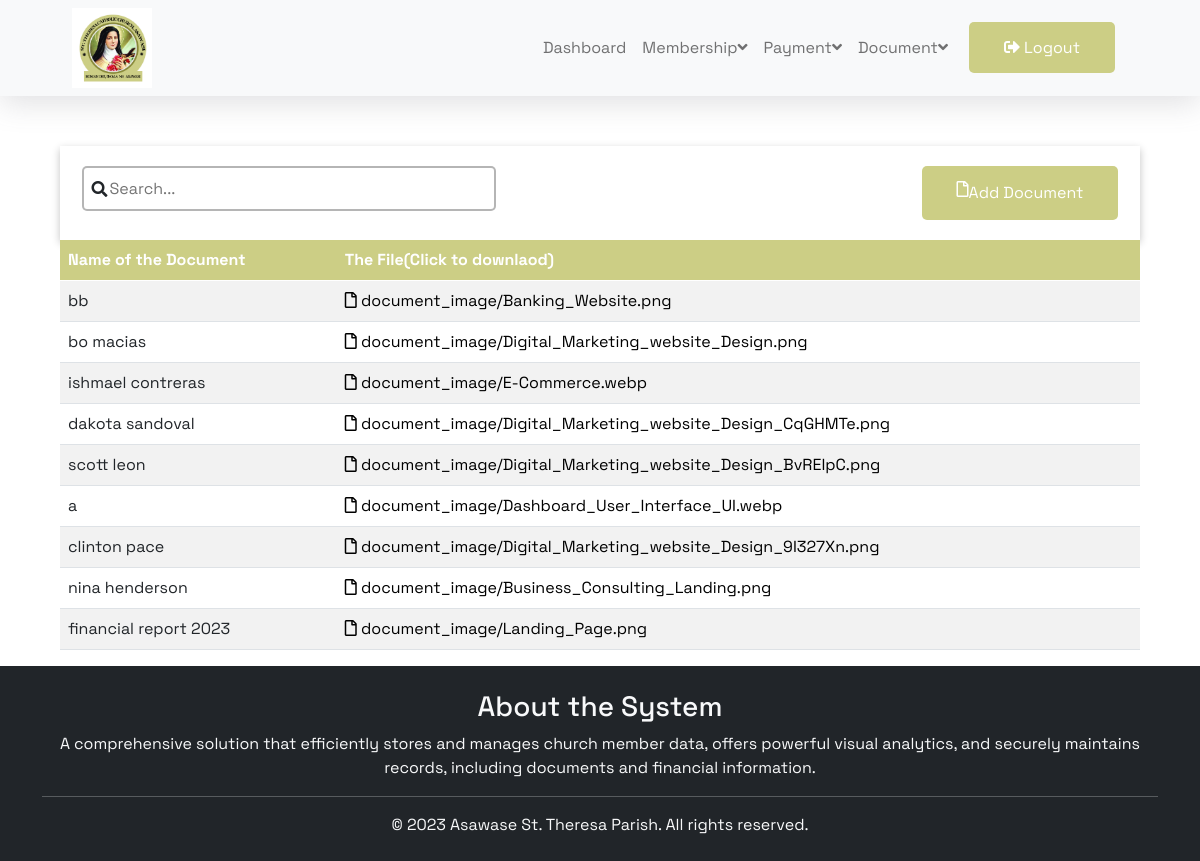
Screenshot of /view_document with the database file from the repository.
### cms_app/models.py (models this page shows, shortened)
class Document(models.Model):
    document_name = models.CharField(max_length=255)
    document_image = models.ImageField(upload_to="document_image")

### cms_app/views.py (the view)
# urls.py: path('view_document', views.view_document, name='view_document'),
def view_document(request):
    documents = Document.objects.all()
    return render(request, 'view_document.html', {'documents': documents})

### cms_app/templates/view_document.html (shortened to what this page needs)
{% load static %}
<!DOCTYPE html>
<html lang="en">
<head>
    <link rel="stylesheet" href="https://cdnjs.cloudflare.com/ajax/libs/font-awesome/5.15.3/css/all.min.css" />
    <link href="https://cdn.jsdelivr.net/npm/bootstrap@5.0.2/dist/css/bootstrap.min.css" rel="stylesheet"
 />
    <link rel="stylesheet" type="text/css" href="{% static 'css/view_member.css' %}">
    <link rel="stylesheet" type="text/css" href="{% static 'css/view_payment.css' %}">
</head>
<body>
    {% include 'navbar.html' %}
    <div class="view_payment">
        <div class="search">
            <div class="search-btn">
                <div class="search-container">
                    <input type="text" id="search-input" placeholder="Search...">
                </div>
            </div>
            <div class="add-btn">
                <a href="{% url 'document' %}" class="add-btn ">
                    <i class="far fa-file"></i> Add Document
                </a>
            </div>
        </div>
        <div class="table-responsive">
            <table class="table table-striped">
                <thead>
                    <tr>
                        <th>Name of the Document</th>
                        <th>The File(Click to downlaod)</th>
                    </tr>
                </thead>
                <tbody id="my-table">
                    {% for document in documents %}
                    <tr>
                        <td>{{ document.document_name }}</td>
                        <td>
                            <a href="{{ document.document_image.url }}" download="{{ document.document_name }}" style="text-decoration: none; color: #000;;">
                                <i class="far fa-file"></i>
                                {{ document.document_image.name }}
                            </a>
                        </td>
                    </tr>
                    {% endfor %}
                </tbody>
            </table>
        </div>
    </div>
    {% include 'footer.html' %}
</body>
</html>

### static/css/view_member.css (style rules this page uses)
* { font-family: 'Space Grotesk', sans-serif; }
body { font-family: 'Space Grotesk', sans-serif; }
.search { background-color: #f2f2f2; padding: 0 2%; padding-block: 20px; display: grid; grid-template-columns: 1fr 1fr; box-shadow: rgba(0, 0, 0, 0.24) 0px 3px 8px; }
.search-btn input { height: 45px; background-color: #fff; width: 80%; border: 2px solid #41414163; border-radius: 5px; padding-left: 5%; }
.add-btn { display: flex; justify-content: flex-end; }
.add-btn a { color: #fff; text-decoration: none; }
thead { background-color: #ccce85; color: #fff; }
.table tr td { vertical-align: middle; }
.search-container { position: relative; }

### static/css/view_payment.css (style rules this page uses)
.search { background-color: #fff; padding: 0 2%; padding-block: 20px; display: grid; grid-template-columns: 1fr 1fr; box-shadow: rgba(0, 0, 0, 0.24) 0px 3px 8px; }
.search-btn input { height: 45px; background-color: #fff; width: 80%; border: 2px solid #41414163; border-radius: 5px; padding-left: 5%; }
.add-btn { display: flex; justify-content: flex-end; }
.add-btn a { border-radius: 5px; padding: 15px 35px; background-color: #ccce85; color: #fff; text-decoration: none; }

### cms_app/templates/view_document.html (style rules this page uses)
.view_payment { margin-top: 50px; padding: 0 5%; }

### rows the page displays
Document: document_name "bb", document_image.name "document_image/Banking_Website.png"
Document: document_name "bo macias", document_image.name "document_image/Digital_Marketing_website_Design.png"
Document: document_name "ishmael contreras", document_image.name "document_image/E-Commerce.webp"
Document: document_name "dakota sandoval", document_image.name "document_image/Digital_Marketing_website_Design_CqGHMTe.png"
Document: document_name "scott leon", document_image.name "document_image/Digital_Marketing_website_Design_BvREIpC.png"
Document: document_name "a", document_image.name "document_image/Dashboard_User_Interface_UI.webp"
Document: document_name "clinton pace", document_image.name "document_image/Digital_Marketing_website_Design_9I327Xn.png"
Document: document_name "nina henderson", document_image.name "document_image/Business_Consulting_Landing.png"
Document: document_name "financial report 2023", document_image.name "document_image/Landing_Page.png"
